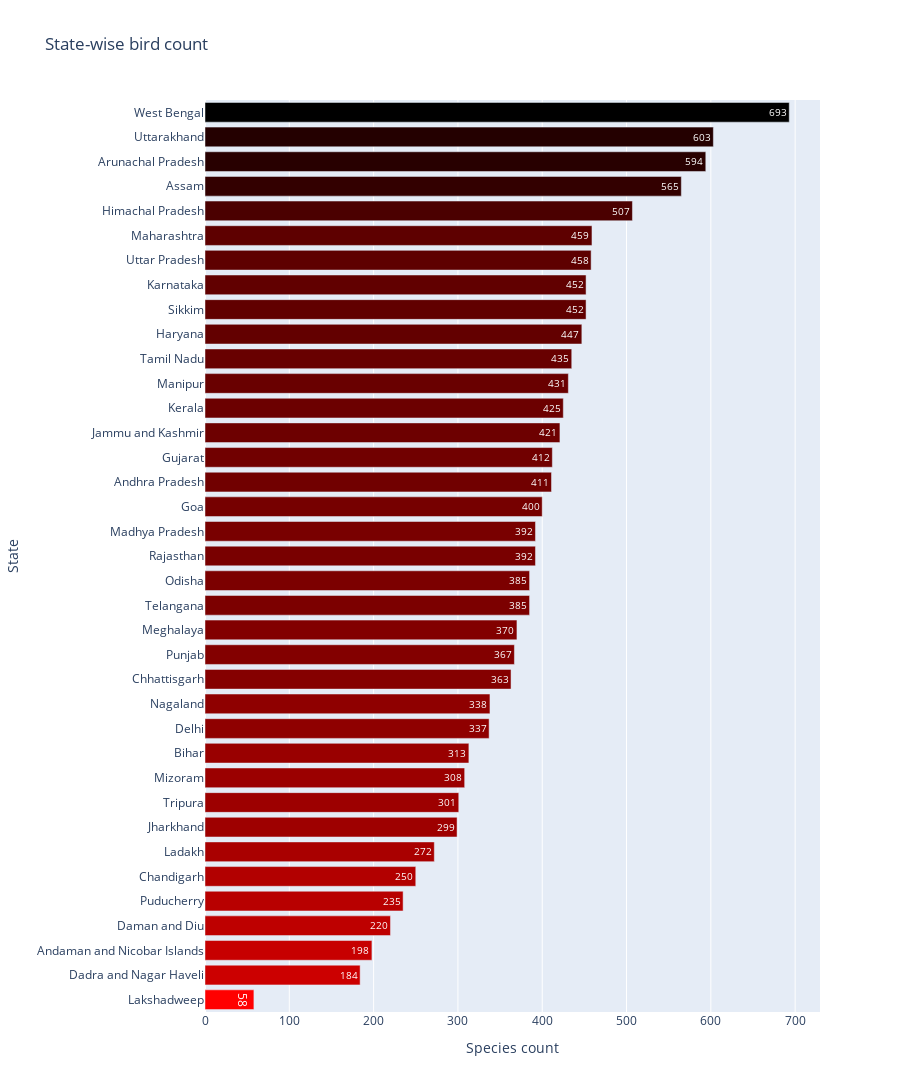

The notebook cell saved with this chart:
### Code cell
fig_type = px.bar(result.sort_values(by='No of species', ascending =True),  x ='No of species', y= 'source',
                title= 'State-wise bird count',
                color = 'No of species' , color_continuous_scale=['red','black'], text='No of species')
#Axis titles
fig_type.update_layout(xaxis_title="Species count", yaxis_title='State',
                       font = dict(size=12))
#Remove colorbar
fig_type.update_coloraxes(showscale=False)
# Set the height of the figure to scale
fig_type.update_layout(height=1500)
fig_type.show()

### Figure 1 — Plotly figure (JSON) as saved in the notebook; plotly's stock layout.template omitted (floating-point values rounded to 4 significant figures)
{"data": [{"alignmentgroup": "True", "hovertemplate": "No of species=%{marker.color}<br>source=%{y}<extra></extra>", "legendgroup": "", "marker": {"color": [58, 184, 198, 220, 235, 250, 272, 299, 301, 308, 313, 337, 338, 363, 367, 370, 385, 385, 392, 392, 400, 411, 412, 421, 425, 431, 435, 447, 452, 452, 458, 459, 507, 565, 594, 603, 693], "coloraxis": "coloraxis", "pattern": {"shape": ""}}, "name": "", "offsetgroup": "", "orientation": "h", "showlegend": false, "text": [58, 184, 198, 220, 235, 250, 272, 299, 301, 308, 313, 337, 338, 363, 367, 370, 385, 385, 392, 392, 400, 411, 412, 421, 425, 431, 435, 447, 452, 452, 458, 459, 507, 565, 594, 603, 693], "textposition": "auto", "type": "bar", "x": [58, 184, 198, 220, 235, 250, 272, 299, 301, 308, 313, 337, 338, 363, 367, 370, 385, 385, 392, 392, 400, 411, 412, 421, 425, 431, 435, 447, 452, 452, 458, 459, 507, 565, 594, 603, 693], "xaxis": "x", "y": ["Lakshadweep", "Dadra and Nagar Haveli", "Andaman and Nicobar Islands", "Daman and Diu", "Puducherry", "Chandigarh", "Ladakh", "Jharkhand", "Tripura", "Mizoram", "Bihar", "Delhi", "Nagaland", "Chhattisgarh", "Punjab", "Meghalaya", "Telangana", "Odisha", "Rajasthan", "Madhya Pradesh", "Goa", "Andhra Pradesh", "Gujarat", "Jammu and Kashmir", "Kerala", "Manipur", "Tamil Nadu", "Haryana", "Sikkim", "Karnataka", "Uttar Pradesh", "Maharashtra", "Himachal Pradesh", "Assam", "Arunachal Pradesh", "Uttarakhand", "West Bengal"], "yaxis": "y"}], "layout": {"barmode": "relative", "coloraxis": {"colorbar": {"title": {"text": "No of species"}}, "colorscale": [[0, "red"], [1, "black"]], "showscale": false}, "font": {"size": 12}, "height": 1500, "legend": {"tracegroupgap": 0}, "title": {"text": "State-wise bird count"}, "xaxis": {"anchor": "y", "domain": [0, 1], "title": {"text": "Species count"}}, "yaxis": {"anchor": "x", "domain": [0, 1], "title": {"text": "State"}}}}
